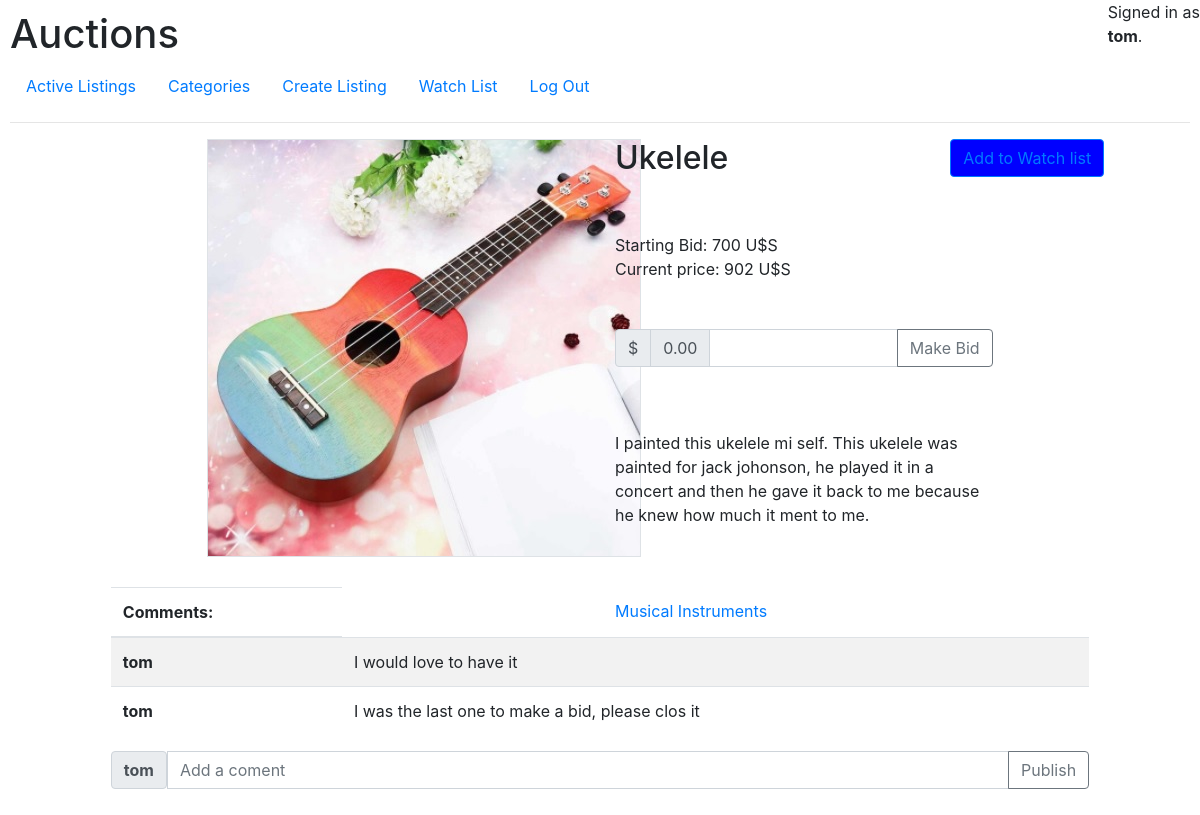
/listing/None/2 (signed in), run on the app's committed database.
### auctions/models.py (models this page shows, shortened)
class User(AbstractUser):
    pass

class Auction(models.Model):
    seller = models.ForeignKey(User, on_delete=models.CASCADE, related_name="auctions_owned")
    product_name = models.CharField(max_length=100)
    description = models.CharField(max_length=1000)
    auction_image = models.FilePathField(path=images_path, blank=True, null=True)
    starting_bid = models.IntegerField()
    sold = models.BooleanField()
    category_name = models.ForeignKey(Category, related_name="auctions_with_category", on_delete=models.SET_NULL, null= True)

class Category(models.Model):
    category_name =  models.CharField(max_length=100)
    def __str__(self):
        return f"{self.category_name}"

class Coment(models.Model):
    user = models.ForeignKey(User, on_delete=models.CASCADE, related_name="coments_made_by")
    auction = models.ForeignKey(Auction, on_delete=models.CASCADE, related_name="auction_coments")
    text = models.CharField(max_length=500)

### auctions/views.py (the view)
# urls.py: path("listing/<str:user_id>/<int:auction_id>", views.listing, name="listing"),
def listing(request, user_id, auction_id):
    auction = Auction.objects.get(pk=auction_id)
    coments = Coment.objects.filter(auction=auction_id)
    try:
        auction_in_watchlist = Watch_list.objects.get(auction=auction_id,user=user_id,watch=True)
        watched = True
    except:
        watched = False
    try:
        bid = Bid.objects.get(auction_product=auction_id)
        current_price = bid.last_bid
    except:
        current_price = auction.starting_bid
        bid = None
    if watched:
        submit = "Remove from Watch List"
    else:
        submit = "Add to Watch list"
    return render(request, "auctions/listing.html", {"auction": auction, "current_price": current_price, "bid": bid,
    "coments": coments, "image":auction.auction_image[66:], "submit": submit,
    })

### auctions/templates/auctions/listing.html (shortened to what this page needs)
{% extends "auctions/layout.html" %}
{% load static %}
{% block body %}
    <div class="container">
        {% if user.is_authenticated %}
            <form action="{% url 'AddToWatchList' %}" method="post">
                <input type="submit" class="btn btn-outline-primary" value="{{ submit }}" style="position:absolute; top:0; right:0;background-color:blue;">
            </form>
        {% endif %}
        <div id= "auction_product" class= "row">
            <div class="col-1"></div>
            <div class="col-5">
                <img class="border" src="{{ image }}">
            </div>
            <div class="col-5">
                <h2>{{ auction.product_name }}</h2><br><br>
                <div>
                    Starting Bid: {{ auction.starting_bid }} U$S <br>
                    Current price: {{ current_price }} U$S
                </div><br><br>
                {% if user.id == auction.seller.id %}
                    <div>
                        <form action="{% url 'CloseAuction' %}" method="post">
                            {% csrf_token %}
                                <input name="user" type="hidden" value="{{ user.username }}">
                                <input name="auctionid" type="hidden" value="{{ auction.id }}">
                                <div class="input-group-append">
                                    <input class="btn btn-outline-secondary" type="submit" id="button-addon3" value="Close Auction" Style="background-color:goldenrod" >
                                </div>
                        </form><br><br>
                    </div>
                {% else %}
                    <div>
                        {% if not auction.sold %}
                            <div>
                                <form action="{% url 'NewBid' %}" method="post">
                                    <div class="input-group mb-3">
                                        <div class="input-group-prepend">
                                          <span class="input-group-text">$</span>
                                          <span class="input-group-text">0.00</span>
                                        </div>
                                            <input type="number" min="{{ current_price }}" name="newbid"
                                            class="form-control" aria-label="Dollar amount (with dot and two decimal places)">
                                        <div class="input-group-append">
                                            <input class="btn btn-outline-secondary" type="submit" id="button-addon2" value="Make Bid">
                                        </div>
                                    </div>
                                </form><br><br>
                            </div>
                        {% endif %}
                    </div>
                {% endif %}
                <div>
                    {{ auction.description }}
                </div><br><br><br>
                {% if auction.category_name %}
                    <div>
                        <a href="{% url 'category' auction.category_name %}" >{{ auction.category_name }}</a>
                    </div><br><br><br>
                {% endif %}
            </div>
            <div class="col-1"></div>
        </div>
    </div><br><br>
    <div id="coments"  name="coments">
        <table class="table table-striped">
            <thead>
              <tr>
                <th scope="col">Comments:</th>
              </tr>
            </thead>
            <tbody>
                {% for coment in coments %}
                    <tr>
                        <th scope="row">{{ coment.user}}</th>
                        <td>{{ coment.text }}</td>
                    </tr>
                    {% empty %}
                    <tr>
                        <td>No coments made to this post</td>
                    </tr>
                {% endfor %}
            </tbody>
        </table>
        <div id="comentform">
            <form action="{% url 'addcoment' %}" method="post">
                <div class="input-group mb-3">
                    <label class="input-group-text" for="inputGroupSelect01"><strong>{{ user.username }}</strong></label>
                    <input type="text" name="commenttext" class="form-control" placeholder="Add a coment"
                    aria-label="Recipient's username" aria-describedby="button-addon2">
                    <div class="input-group-append">
                        <input class="btn btn-outline-secondary" type="submit" id="button-addon2" value="Publish">
                    </div>
                </div>
            </form>
        </div>
    </div>
{% endblock %}

### auctions/templates/auctions/layout.html (shortened to what this page needs)
{% load static %}
<!DOCTYPE html>
<html lang="en">
    <head>
        <link rel="stylesheet" href="https://stackpath.bootstrapcdn.com/bootstrap/4.4.1/css/bootstrap.min.css">
        <link href="{% static 'auctions/styles.css' %}" rel="stylesheet">
    </head>
    <body>
        <h1>Auctions</h1>
        <div id="user" style="position:fixed; top:0; right:0;">
            {% if user.is_authenticated %}
                <div>
                    Signed in as
                </div>
                <strong>{{ user.username }}</strong>.
            {% else %}
                Not signed in.
            {% endif %}
        </div>
        <ul class="nav">
            <li class="nav-item">
                <a class="nav-link" href="{% url 'index' %}">Active Listings</a>
            </li>
            <li class="nav-item">
                <a class="nav-link" href="{% url 'categories' %}">Categories</a>
            </li>
            {% if user.is_authenticated %}
                <li class="nav-item">
                    <a class="nav-link" href="{% url 'createlisting' %}">Create Listing</a>
                </li>
                <li class="nav-item">
                    <a class="nav-link" href="{% url 'WatchList' user.id %}">Watch List</a>
                </li>
                <li class="nav-item">
                    <a class="nav-link" href="{% url 'logout' %}">Log Out</a>
                </li>
            {% endif %}
        </ul>
        <hr>
                <div class="row">
            <div class="sidebar col-lg-1 col-md-2">
            </div>
            <div class="main col-lg-10 col-md-8">
                {% block body %}
                {% endblock %}
            </div>
            <div class="sidebar col-lg-1 col-md-2">
            </div>
        </div>
    </body>
</html>

### auctions/static/auctions/styles.css (style rules this page uses)
body { padding: 10px; }
#user { position: absolute; top:0; right:0; }
#auction_product { height:400px; }

### data on the page
User: username "tom"
Auction: product_name "Ukelele", starting_bid "700", description "I painted this ukelele mi self. This ukelele was painted for jack johonson, he played it in a concert and then he gave it back to me because he knew how much it ment to me.", category_name "Musical Instruments"
Coment: user "tom", text "I would love to have it"
Coment: user "tom", text "I was the last one to make a bid, please clos it"

### other printed values
{{ current_price }} "902"
